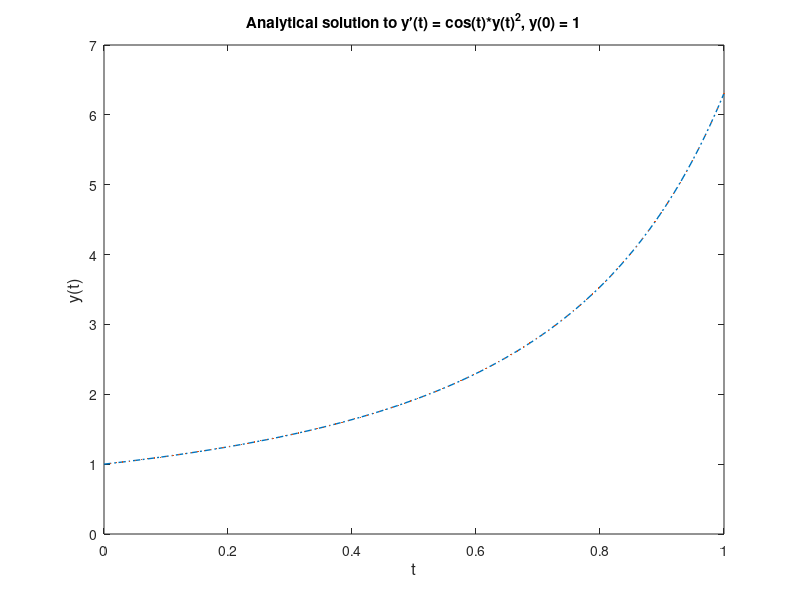

Write the MATLAB code that produced this figure.
% Define the analytical solution
y_exact = @(t) 1./(1-sin(t));

% Set up the time range for the plot
t = linspace(0,1,100);

% Compute the analytical solution at the time steps used by the ODE solver
y_exact_vals = y_exact(t);

% Plot the analytical solution
figure
plot(t, y_exact_vals, '-.', 'Color', [0 0.45 0.74], 'LineWidth', 1, 'Marker', '.', 'MarkerSize', 1, 'MarkerEdgeColor', [0.85 0.33 0.1], 'MarkerFaceColor', [0.85 0.33 0.1]);
title('Analytical solution to y′(t) = cos(t)*y(t)^2, y(0) = 1');
xlabel('t', 'FontSize', 12);
ylabel('y(t)', 'FontSize', 12);
axis([0 1 0 7]);